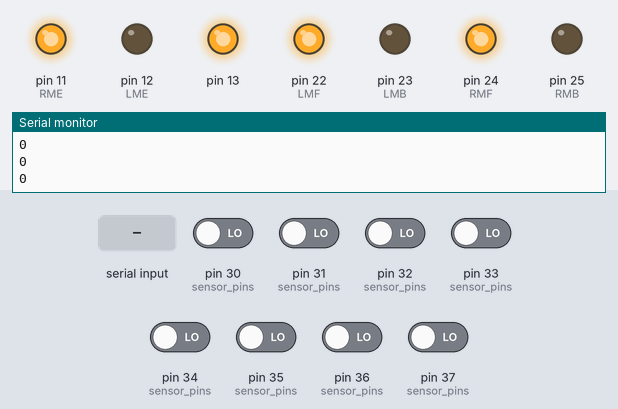
A sketch run on a simulated Arduino Mega 2560, built with avr-gcc and run on an emulated ATmega2560. Shown: output pins drawn as LEDs (lit = HIGH), the last lines printed to the serial monitor. The test bench sets the inputs (shaded band); at power-on: pin 30 (sensor_pins), pin 31 (sensor_pins), pin 32 (sensor_pins), pin 33 (sensor_pins), pin 34 (sensor_pins), pin 35 (sensor_pins), pin 36 (sensor_pins), pin 37 (sensor_pins) LOW.

Above: at 7.7 s.
7.8 s: pin 33 (sensor_pins) driven HIGH
At 8.5 s:
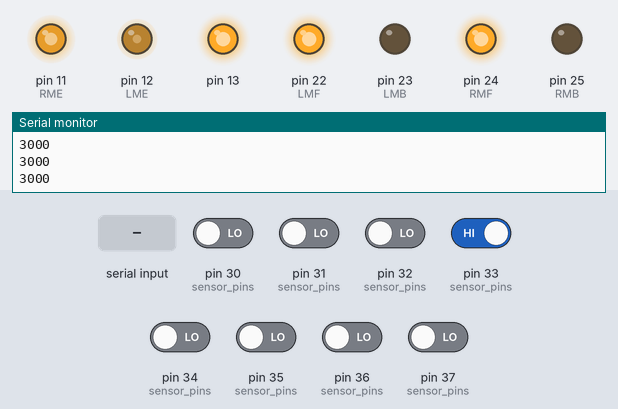
9.3 s: pin 31 (sensor_pins) driven HIGH
At 9.7 s:
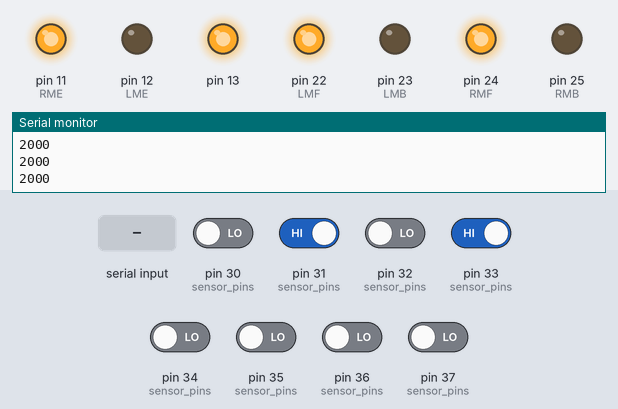
10.8 s: pin 36 (sensor_pins) driven HIGH
At 12.0 s:
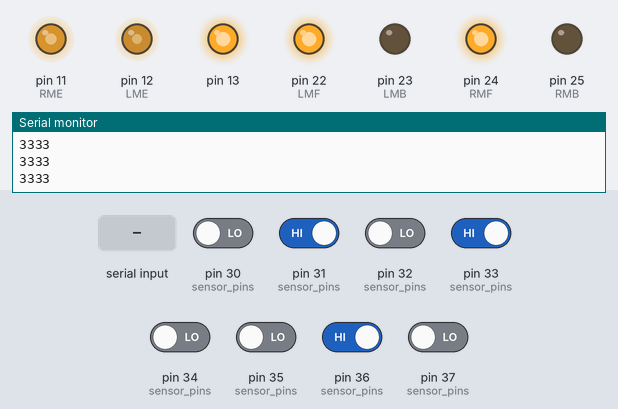
12.3 s: pin 35 (sensor_pins) driven HIGH
At 13.1 s:
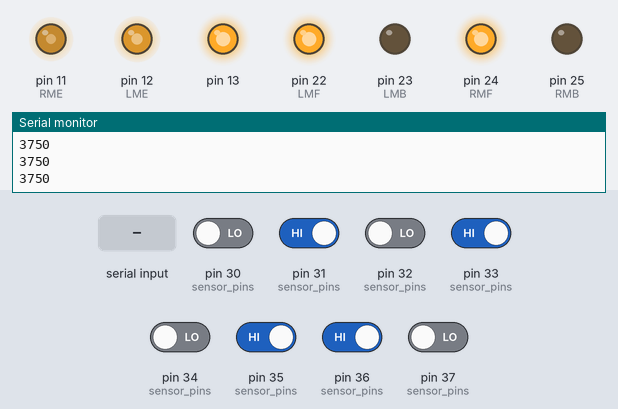
13.8 s: pin 37 (sensor_pins) driven HIGH
At 14.3 s:
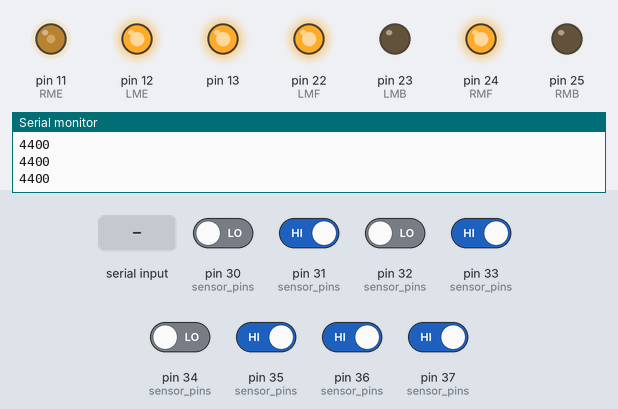
15.3 s: "c" received over Serial
At 16.6 s:
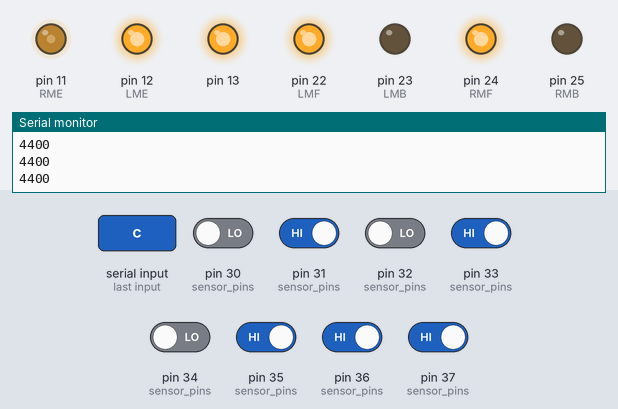
Timing chart, 0 to 23.3 s (numbered marks = the images above; inputs shaded):
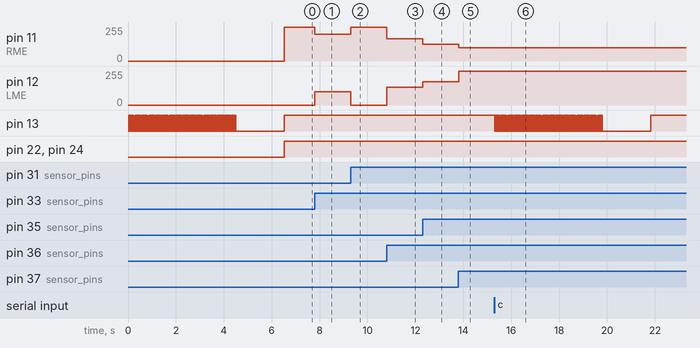

The sketch:

testversion0.1.ino
```cpp
//**********TestVersion 0.1********
//*********************************

#include<QTRSensors.h>

//********defines********
#define indicator_on digitalWrite(13,HIGH)
#define indicator_off digitalWrite(13,LOW)

#define Kp 0.1
#define Kd 0
#define Ki 0

#define RMF 24
#define RMB 25
#define LMF 22
#define LMB 23
#define RME 11
#define LME 12
#define max_motor 150

#define trigPin1 43
#define echoPin1 42
#define trigPin2 39
#define echoPin2 38
#define trigPin3 41
#define echoPin3 40

#define NUM_SENSORS   8
#define TIMEOUT       2500
#define EMITTER_PIN   2
QTRSensors qtrrc;//((unsigned char[]) { 30,31,32,33,34,35,36,37 } ,NUM_SENSORS, TIMEOUT, EMITTER_PIN);
unsigned char sensor_pins[] = {30,31,32,33,34,35,36,37};
unsigned int sensorValues[NUM_SENSORS];


void setup() {
  //****setting up pinMode*****
  Serial.begin(9600);
  pinMode(13,OUTPUT);

  pinMode(LMF,OUTPUT);
  pinMode(LMB,OUTPUT);
  pinMode(RMF,OUTPUT);
  pinMode(RMB,OUTPUT);
  pinMode(LME,OUTPUT);
  pinMode(RME,OUTPUT);

  //setting qtrrc
  qtrrc.setSensorPins(sensor_pins,NUM_SENSORS);
  qtrrc.setTimeout(TIMEOUT);
  qtrrc.setEmitterPin(EMITTER_PIN);

  calibration();
}

int last_error=0;
bool line_follow=true;
void loop() {

  if(Serial.available())
  {
    line_follow=false;
    int input=Serial.read();
    switch (input)
    {
      case 'c':calibration();break;
      case 'h':halt();break;
      case 'f':forward(50);break;
      case 'p':print_sensor();break;
      case 'z':line_follow=true;break;
      default :break;
    }
  }
  else if(line_follow==true)
  {
    int sensors[NUM_SENSORS];
    int line_position=qtrrc.readLineBlack(sensors);
    int error=line_position-3500;

    int motor_speed = Kp * error + Kd * (error - last_error);
    last_error = error;

    int left_motor=max_motor+motor_speed;
    int right_motor=max_motor-motor_speed;

    if(left_motor>255)left_motor=255;
    else if(left_motor<0)left_motor=0;
    if(right_motor>255)right_motor=255;
    else if(right_motor<0)right_motor=0;

    //the turns

    if(sensors[0]>200)
    {
      left_motor=100;
      right_motor=255;
    }
    else if(sensors[7]>200)
    {
      left_motor=255;
      right_motor=100;
    }

    digitalWrite(LMF, HIGH);
    digitalWrite(LMB, LOW);
    digitalWrite(RMF, HIGH);
    digitalWrite(RMB, LOW);
    analogWrite(LME, left_motor);
    analogWrite(RME, right_motor);

    Serial.println(line_position);
  }
}
```

callibrate_qtrc.ino
```cpp
int calibration()
{
  indicator_off;
  for(int i=0;i<100;i++)
  {
    qtrrc.calibrate();
    blink(20);
  }
  delay(2000);

  if(true)
  {
    for (int i = 0; i < NUM_SENSORS; i++)
    {
      Serial.print(qtrrc.calibrationOn.minimum[i]);
      Serial.print(' ');
    }
    Serial.println();

    for (int i = 0; i < NUM_SENSORS; i++)
    {
      Serial.print(qtrrc.calibrationOn.maximum[i]);
      Serial.print(' ');
    }
    Serial.println();
    Serial.println();
  }
  indicator_on;
}
```

directional_movement.ino
```cpp
int forward(int pwd)
{
  digitalWrite(LMF, HIGH);
  digitalWrite(LMB,LOW);
  digitalWrite(RMF,HIGH);
  digitalWrite(RMB,LOW);
  analogWrite(LME,pwd);
  analogWrite(RME,pwd);delay(500);
}
void forward()
{
  digitalWrite(LMF,HIGH);
  digitalWrite(LMB,LOW);
  digitalWrite(RMF,HIGH);
  digitalWrite(RMB,LOW);
}


void backward()
{
  digitalWrite(LMF,LOW);
  digitalWrite(LMB,HIGH);
  digitalWrite(RMF,LOW);
  digitalWrite(RMB,HIGH);
}

void left()
{
  digitalWrite(LMF,LOW);
  digitalWrite(LMB,LOW);
  digitalWrite(RMF,HIGH);
  digitalWrite(RMB,LOW);
}

void right()
{
  digitalWrite(LMF,HIGH);
  digitalWrite(LMB,LOW);
  digitalWrite(RMF,LOW);
  digitalWrite(RMB,LOW);
}

void halt()
{
  digitalWrite(LMF,LOW);
  digitalWrite(LMB,LOW);
  digitalWrite(RMF,LOW);
  digitalWrite(RMB,LOW);
}
```

indicator.ino
```cpp
void blink(int tm){
    digitalWrite(13,HIGH);
    delay(tm);
    digitalWrite(13,LOW);
}
```

read_sensor_values.ino
```cpp
int print_sensor()
{
  int sensors[8];
  int pos=qtrrc.readLineBlack(sensors);
  for(int i=0;i<8;i++)
  {
    Serial.println(sensors[i]);
  }
  Serial.println();
  Serial.println(pos);
  Serial.println();
  return 0;
}
```

Measured:
- after the input at 7.8 s, pin 11 (RME): 255/255 → 200/255 at once; pin 12 (LME): 0/255 → 100/255 at once
- after the input at 9.3 s, pin 11 (RME): 200/255 → 255/255 at once; pin 12 (LME): 100/255 → 0/255 at once
- after the input at 10.8 s, pin 11 (RME): 255/255 → 166/255 at once; pin 12 (LME): 0/255 → 134/255 at once
- after the input at 12.3 s, pin 11 (RME): 166/255 → 125/255 at once; pin 12 (LME): 134/255 → 175/255 at once
- after the input at 13.8 s, pin 11 (RME): 125/255 → 100/255 at once; pin 12 (LME): 175/255 → 255/255 at once
- after the input at 15.3 s, pin 13: goes 100 × (LOW 0.03 s, HIGH 0.02 s), LOW 2.0 s, then HIGH, starting at once
